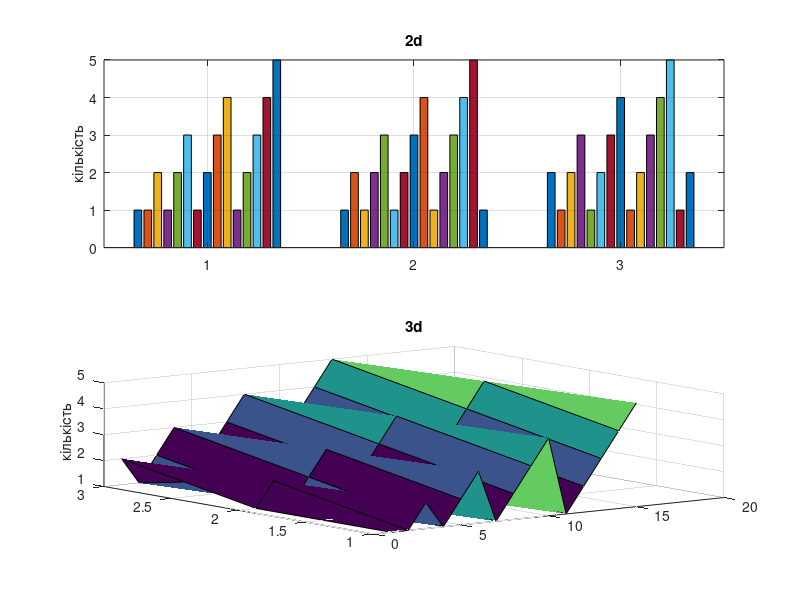

MATLAB code to generate this figure:
cars=[1 1 2 1 2 3 1 2 3 4 1 2 3 4 5; 1 2 1 2 3 1 2 3 4 1 2 3 4 5 1;
2 1 2 3 1 2 3 4 1 2 3 4 5 1 2];
subplot(2,1,1);
bar(cars),grid on;
title('2d');
ylabel('кількість');
subplot(2,1,2);
surf(cars);
title('3d');
zlabel('кількість');
